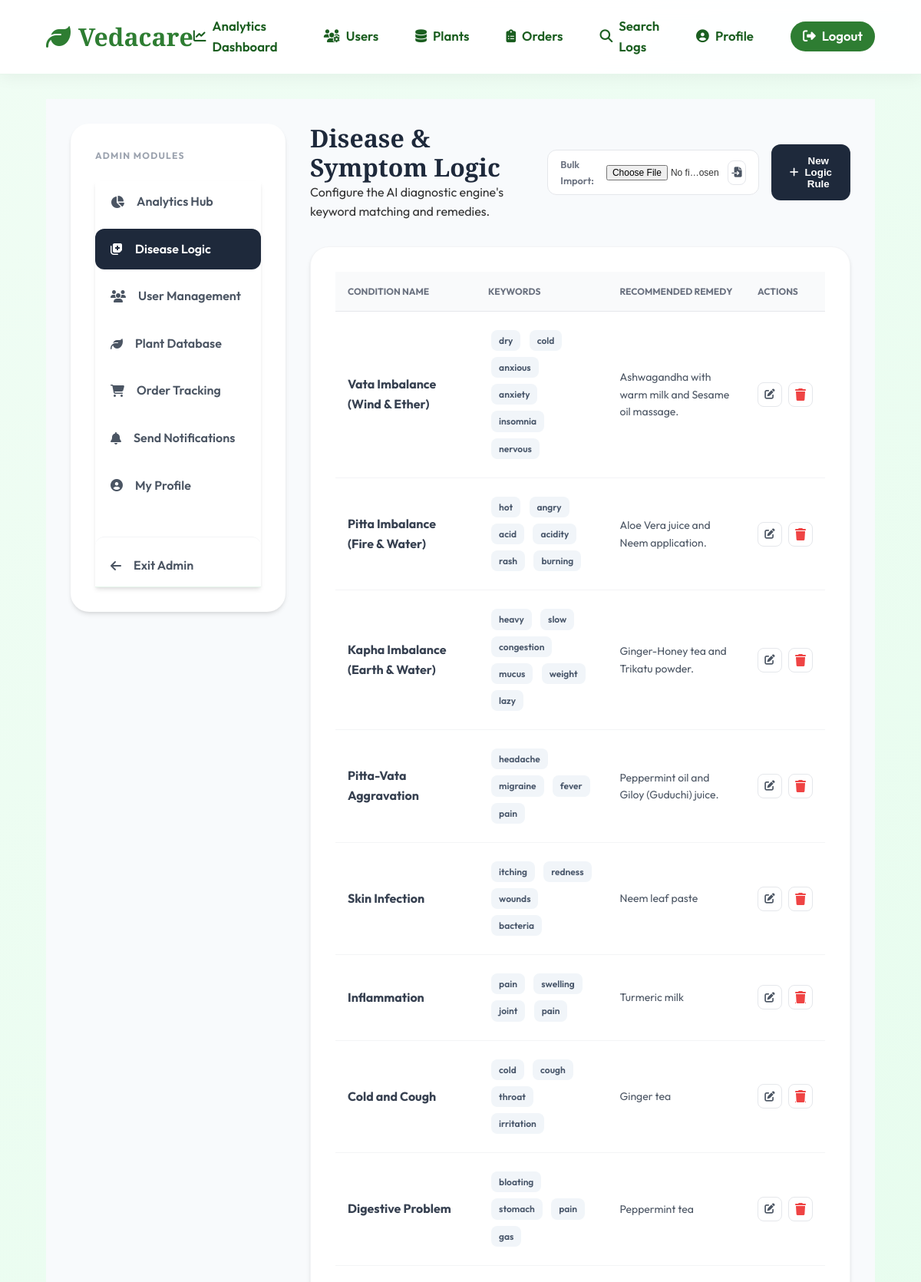
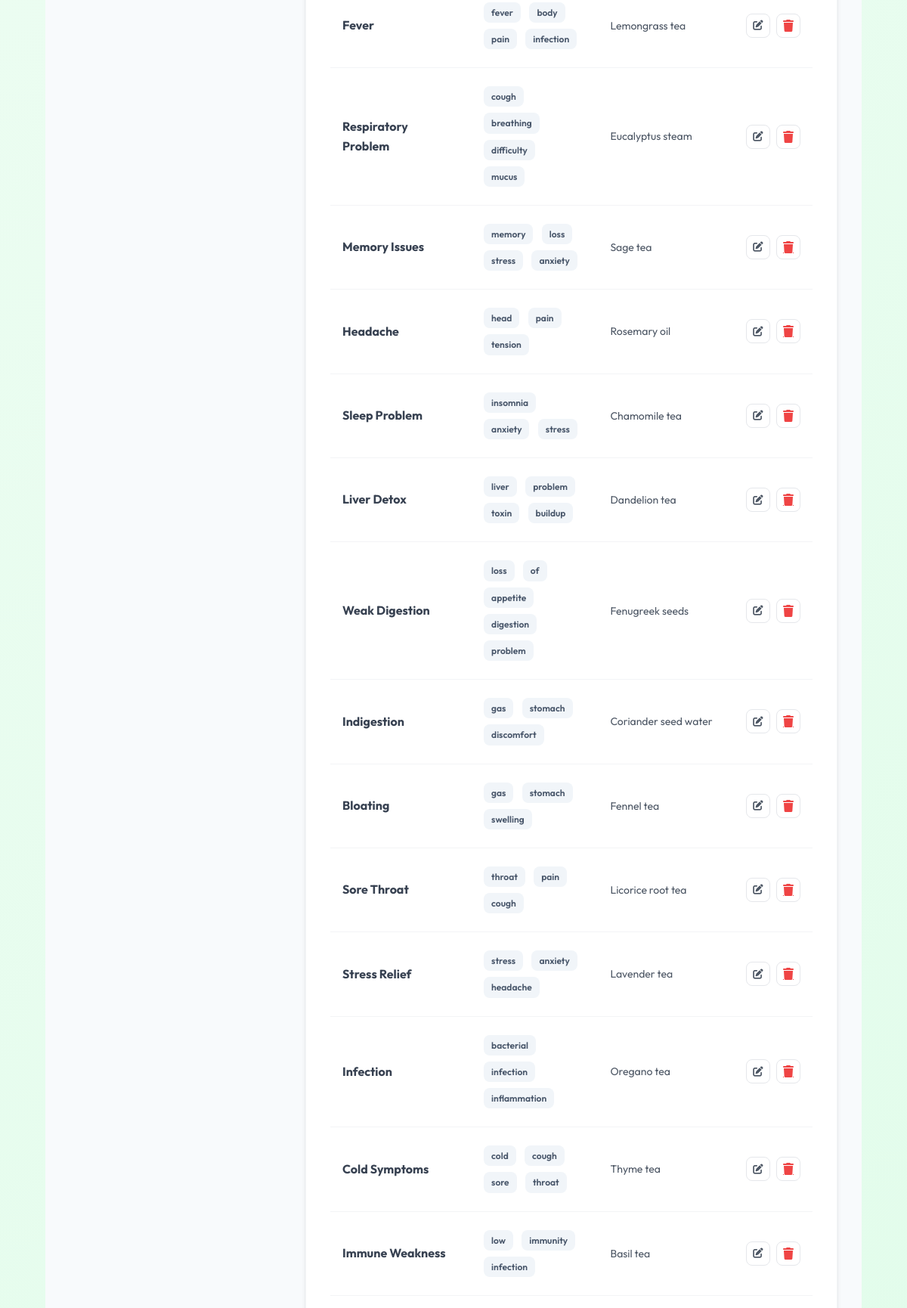
The page /admin-conditions/ (signed in, upper part) on the database its author committed (2 pictures, top to bottom).
### core/models.py (models this page shows, shortened)
class AyurvedicCondition(models.Model):
    name = models.CharField(max_length=200) # e.g. Vata Imbalance
    keywords = models.TextField() # comma-separated keywords: dry, cold, anxious
    remedy = models.TextField()
    preparation = models.TextField()
    search_terms = models.CharField(max_length=255) # for botanical matching

### core/views.py (the view, shortened to what this page needs)
# urls.py: path('admin-conditions/', views.admin_conditions, name='admin_conditions'),
@staff_member_required
@csrf_exempt
def admin_conditions(request):
    conditions = AyurvedicCondition.objects.all()
    return render(request, 'core/admin_conditions.html', {'conditions': conditions})

### core/context_processors.py (called while the page is built)
def notifications_count(request):
    if request.user.is_authenticated:
        unread_count = Notification.objects.filter(user=request.user, is_read=False).count()
        return {'unread_count': unread_count}
    return {'unread_count': 0}

### templates/core/admin_conditions.html (shortened to what this page needs)
{% extends 'core/base.html' %}
{% block content %}
<div class="admin-container">
    <aside class="admin-sidebar">
        <div class="sidebar-title">Admin Modules</div>
        <nav class="admin-nav">
            <a href="{% url 'admin_analytics' %}" class="admin-nav-item">
                <i class="fas fa-chart-pie"></i> Analytics Hub
            </a>
            <a href="{% url 'admin_conditions' %}" class="admin-nav-item active">
                <i class="fas fa-notes-medical"></i> Disease Logic
            </a>
            <a href="{% url 'admin_users' %}" class="admin-nav-item">
                <i class="fas fa-users"></i> User Management
            </a>
            <a href="{% url 'admin_plants' %}" class="admin-nav-item">
                <i class="fas fa-leaf"></i> Plant Database
            </a>
            <a href="{% url 'admin_orders' %}" class="admin-nav-item">
                <i class="fas fa-shopping-cart"></i> Order Tracking
            </a>
            <a href="{% url 'admin_notifications' %}" class="admin-nav-item">
                <i class="fas fa-bell"></i> Send Notifications
            </a>
            <a href="{% url 'profile' %}" class="admin-nav-item">
                <i class="fas fa-user-circle"></i> My Profile
            </a>
            <a href="{% url 'dashboard' %}" class="admin-nav-item"
                style="margin-top: 2rem; border-top: 1px solid var(--gray-100); padding-top: 1.5rem;">
                <i class="fas fa-arrow-left"></i> Exit Admin
            </a>
        </nav>
    </aside>
    <main class="admin-main">
        <div class="page-header">
            <div class="page-title">
                <h1>Disease & Symptom Logic</h1>
                <p>Configure the AI diagnostic engine's keyword matching and remedies.</p>
            </div>
            <div class="header-actions" style="display: flex; gap: 1rem; align-items: center;">
                <form action="{% url 'import_conditions_csv' %}" method="POST" enctype="multipart/form-data"
                    style="display: flex; gap: 0.5rem; align-items: center; background: white; padding: 0.5rem 1rem; border-radius: var(--radius-lg); border: 1px solid var(--gray-200);">
                    <label for="csv_file" style="font-size: 0.8rem; font-weight: 600; color: var(--gray-500);">Bulk Import:</label>
                    <input type="file" name="csv_file" id="csv_file" accept=".csv" required
                        style="font-size: 0.75rem; width: 150px;">
                    <button type="submit" class="btn-icon-sm" title="Upload CSV">
                        <i class="fas fa-file-import"></i>
                    </button>
                </form>
                <button onclick="openModal()" class="btn-primary-admin"
                    style="padding: 0.875rem 1.5rem; border-radius: var(--radius-lg); border: none; font-weight: 700; cursor: pointer; color: white; background: var(--admin-primary); display: flex; align-items: center; gap: 0.5rem;">
                    <i class="fas fa-plus"></i> New Logic Rule
                </button>
            </div>
        </div>
        <div class="content-card">
            <table class="logic-table">
                <thead>
                    <tr>
                        <th>Condition Name</th>
                        <th>Keywords</th>
                        <th>Recommended Remedy</th>
                        <th>Actions</th>
                    </tr>
                </thead>
                <tbody>
                    {% for condition in conditions %}
                    <tr>
                        <td><strong>{{ condition.name }}</strong></td>
                        <td>
                            <div style="max-width: 250px;">
                                {% for keyword in condition.keywords.split %}
                                <span class="keyword-pill">{{ keyword|cut:"," }}</span>
                                {% endfor %}
                            </div>
                        </td>
                        <td>
                            <div style="max-width:300px; font-size: 0.875rem; color: var(--gray-600);">
                                {{ condition.remedy|truncatechars:100 }}
                            </div>
                        </td>
                        <td>
                            <div class="action-group">
                                <button class="btn-icon-sm"
                                    onclick="editCondition('{{ condition.id }}', '{{ condition.name|escapejs }}', '{{ condition.keywords|escapejs }}', '{{ condition.remedy|escapejs }}', '{{ condition.preparation|escapejs }}', '{{ condition.search_terms|escapejs }}')"><i
                                        class="fas fa-edit"></i></button>
                                <a href="{% url 'delete_condition' condition.id %}"
                                    onclick="return confirm('Delete this logic rule?')" class="btn-icon-sm"
                                    style="color: var(--error);"><i class="fas fa-trash"></i></a>
                            </div>
                        </td>
                    </tr>
                    {% endfor %}
                </tbody>
            </table>
        </div>
    </main>
</div>
{% endblock %}

### static/css/main.css (style rules this page uses)
:root { --primary-50: #f0fdf4; --primary-100: #dcfce7; --primary-200: #bbf7d0; --primary-300: #86efac; --primary-400: #4ade80; --primary-500: #22c55e; --primary-600: #16a34a; --primary-700: #15803d; --primary-800: #166534; --primary-900: #14532d; --accent-emerald: #10b981; --accent-teal: #14b8a6; --accent-amber: #f59e0b; --accent-orange: #f97316; --gray-50: #f9fafb; --gray-100: #f3f4f6; --gray-200: #e5e7eb; --gray-300: #d1d5db; --gray-400: #9ca3af; --gray-500: #6b7280; --gray-600: #4b5563; --gray-700: #374151; --gray-800: #1f2937; --gray-900: #111827; --success: #10b981; --warning: #f59e0b; --error: #ef4444; --info: #3b82f6; --gradient-primary: linear-gradient(135deg, #16a34a 0%, #22c55e 100%); --gradient-hero: linear-gradient(135deg, #14532d 0%, #16a34a 50%, #22c55e 100%); --gradient-card: linear-gradient(135deg, rgba(255, 255, 255, 0.9) 0%, rgba(255, 255, 255, 0.7) 100%); --gradient-overlay: linear-gradient(180deg, rgba(0, 0, 0, 0) 0%, rgba(0, 0, 0, 0.7) 100%); --shadow-sm: 0 1px 2px 0 rgba(0, 0, 0, 0.05); --shadow-md: 0 4px 6px -1px rgba(0, 0, 0, 0.1), 0 2px 4px -1px rgba(0, 0, 0, 0.06); --shadow-lg: 0 10px 15px -3px rgba(0, 0, 0, 0.1), 0 4px 6px -2px rgba(0, 0, 0, 0.05); --shadow-xl: 0 20px 25px -5px rgba(0, 0, 0, 0.1), 0 10px 10px -5px rgba(0, 0, 0, 0.04); --shadow-2xl: 0 25px 50px -12px rgba(0, 0, 0, 0.25); --shadow-glow: 0 0 20px rgba(34, 197, 94, 0.3); --spacing-xs: 0.5rem; --spacing-sm: 0.75rem; --spacing-md: 1rem; --spacing-lg: 1.5rem; --spacing-xl: 2rem; --spacing-2xl: 3rem; --spacing-3xl: 4rem; --radius-sm: 0.375rem; --radius-md: 0.5rem; --radius-lg: 0.75rem; --radius-xl: 1rem; --radius-2xl: 1.5rem; --radius-full: 9999px; --font-primary: 'Inter', -apple-system, BlinkMacSystemFont, 'Segoe UI', sans-serif; --font-display: 'Playfair Display', Georgia, serif; --transition-fast: 150ms cubic-bezier(0.4, 0, 0.2, 1); --transition-base: 250ms cubic-bezier(0.4, 0, 0.2, 1); --transition-slow: 350ms cubic-bezier(0.4, 0, 0.2, 1); }
* { margin: 0; padding: 0; box-sizing: border-box; }
html { scroll-behavior: smooth; -webkit-font-smoothing: antialiased; -moz-osx-font-smoothing: grayscale; }
body { font-family: var(--font-primary); background: linear-gradient(135deg, #f0fdf4 0%, #dcfce7 100%); color: var(--gray-800); line-height: 1.6; min-height: 100vh; }
nav { position: sticky; top: 0; z-index: 1000; background: rgba(255, 255, 255, 0.95); backdrop-filter: blur(10px); -webkit-backdrop-filter: blur(10px); border-bottom: 1px solid rgba(22, 163, 74, 0.1); box-shadow: var(--shadow-md); transition: all var(--transition-base); }
h1, h2, h3, h4, h5, h6 { font-weight: 700; line-height: 1.2; color: var(--gray-900); }
h1 { font-size: 3rem; font-family: var(--font-display); }

### templates/core/base.html (style rules this page uses)
:root { --primary: #2e7d32; --primary-light: #4caf50; --primary-dark: #1b5e20; --text-main: #2e7d32; --bg: #ffffff; --font-display: 'Playfair Display', serif; --font-body: 'Outfit', sans-serif; --shadow-nav: 0 4px 20px rgba(0, 0, 0, 0.05); }
body { font-family: var(--font-body); background-color: #f4faeb; color: #333; margin: 0; padding: 0; display: flex; flex-direction: column; min-height: 100vh; }

### rows shown on the page
AyurvedicCondition: name "Vata Imbalance (Wind & Ether)", split "dry" "cold" "anxious" "anxiety" "insomnia" "nervous", remedy "Ashwagandha with warm milk and Sesame oil massage."
AyurvedicCondition: name "Pitta Imbalance (Fire & Water)", split "hot" "angry" "acid" "acidity" "rash" "burning", remedy "Aloe Vera juice and Neem application."
AyurvedicCondition: name "Kapha Imbalance (Earth & Water)", split "heavy" "slow" "congestion" "mucus" "weight" "lazy", remedy "Ginger-Honey tea and Trikatu powder."
AyurvedicCondition: name "Pitta-Vata Aggravation", split "headache" "migraine" "fever" "pain", remedy "Peppermint oil and Giloy (Guduchi) juice."
AyurvedicCondition: name "Skin Infection", split "itching" "redness" "wounds" "bacteria", remedy "Neem leaf paste"
AyurvedicCondition: name "Inflammation", split "pain" "swelling" "joint" "pain", remedy "Turmeric milk"
AyurvedicCondition: name "Cold and Cough", split "cold" "cough" "throat" "irritation", remedy "Ginger tea"
AyurvedicCondition: name "Digestive Problem", split "bloating" "stomach" "pain" "gas", remedy "Peppermint tea"
AyurvedicCondition: name "Fever", split "fever" "body" "pain" "infection", remedy "Lemongrass tea"
AyurvedicCondition: name "Respiratory Problem", split "cough" "breathing" "difficulty" "mucus", remedy "Eucalyptus steam"
AyurvedicCondition: name "Memory Issues", split "memory" "loss" "stress" "anxiety", remedy "Sage tea"
AyurvedicCondition: name "Headache", split "head" "pain" "tension", remedy "Rosemary oil"
AyurvedicCondition: name "Sleep Problem", split "insomnia" "anxiety" "stress", remedy "Chamomile tea"
AyurvedicCondition: name "Liver Detox", split "liver" "problem" "toxin" "buildup", remedy "Dandelion tea"
AyurvedicCondition: name "Weak Digestion", split "loss" "of" "appetite" "digestion" "problem", remedy "Fenugreek seeds"
AyurvedicCondition: name "Indigestion", split "gas" "stomach" "discomfort", remedy "Coriander seed water"
AyurvedicCondition: name "Bloating", split "gas" "stomach" "swelling", remedy "Fennel tea"
AyurvedicCondition: name "Sore Throat", split "throat" "pain" "cough", remedy "Licorice root tea"
AyurvedicCondition: name "Stress Relief", split "stress" "anxiety" "headache", remedy "Lavender tea"
AyurvedicCondition: name "Infection", split "bacterial" "infection" "inflammation", remedy "Oregano tea"
AyurvedicCondition: name "Cold Symptoms", split "cold" "cough" "sore" "throat", remedy "Thyme tea"
AyurvedicCondition: name "Immune Weakness", split "low" "immunity" "infection", remedy "Basil tea"
